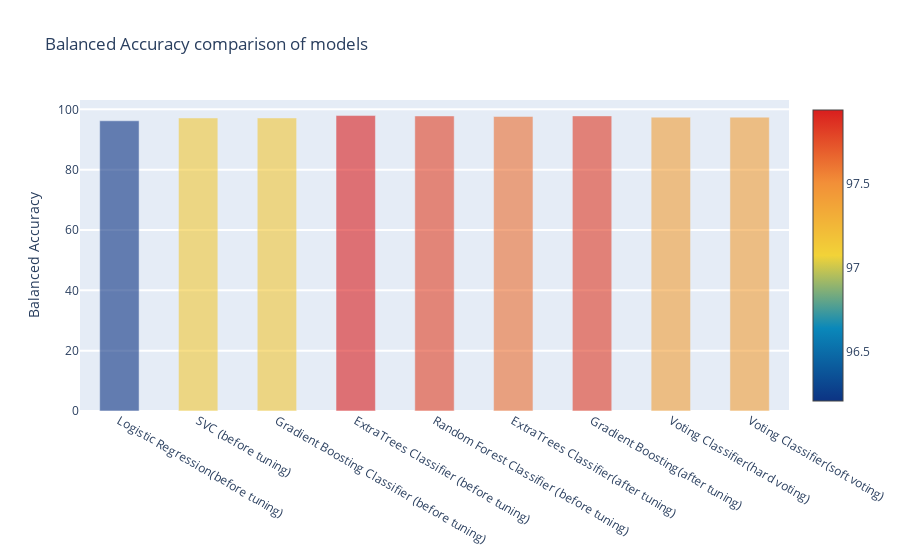

Write notebook code for a chart like this one.
### Code cell
import re
import sklearn

import seaborn as sns
%matplotlib inline

import plotly.offline as py
py.init_notebook_mode(connected=True)
import plotly.graph_objs as go
import plotly.tools as tls


y = performance_comp['Balanced Accuracy'].values
x = MODEL
data = [go.Bar(
            x= x,
             y= y,
            width = 0.5,
            marker=dict(
               color =  performance_comp['Balanced Accuracy'].values,
            colorscale='Portland',
            showscale=True,
            reversescale = False
            ),
            opacity=0.6
        )]

layout= go.Layout(
    autosize= True,
    title= 'Balanced Accuracy comparison of models',
    hovermode= 'closest',
#     xaxis= dict(
#         title= 'Pop',
#         ticklen= 5,
#         zeroline= False,
#         gridwidth= 2,
#     ),
    yaxis=dict(
        title= 'Balanced Accuracy',
        ticklen= 5,
        gridwidth= 2
    ),
    showlegend= False
)
fig = go.Figure(data=data, layout=layout)
py.iplot(fig, filename='bar-direct-labels')

### Figure 1 — Plotly figure (JSON) as saved in the notebook; plotly's stock layout.template omitted (floating-point values rounded to 4 significant figures)
{"data": [{"marker": {"color": [96.21, 97.14, 97.15, 97.94, 97.81, 97.63, 97.83, 97.41, 97.41], "colorscale": [[0, "rgb(12,51,131)"], [0.25, "rgb(10,136,186)"], [0.5, "rgb(242,211,56)"], [0.75, "rgb(242,143,56)"], [1, "rgb(217,30,30)"]], "reversescale": false, "showscale": true}, "opacity": 0.6, "type": "bar", "width": 0.5, "x": ["Logistic Regression(before tuning)", "SVC (before tuning)", "Gradient Boosting Classifier (before tuning)", "ExtraTrees Classifier (before tuning)", "Random Forest Classifier (before tuning)", "ExtraTrees Classifier(after tuning)", "Gradient Boosting(after tuning)", "Voting Classifier(hard voting)", "Voting Classifier(soft voting)"], "y": [96.21, 97.14, 97.15, 97.94, 97.81, 97.63, 97.83, 97.41, 97.41]}], "layout": {"autosize": true, "hovermode": "closest", "showlegend": false, "title": {"text": "Balanced Accuracy comparison of models"}, "yaxis": {"gridwidth": 2, "ticklen": 5, "title": {"text": "Balanced Accuracy"}}}}
